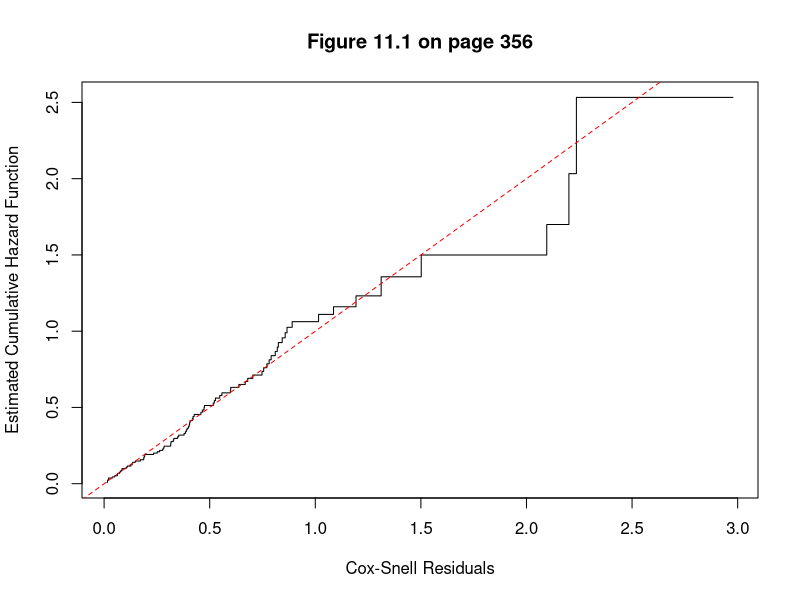
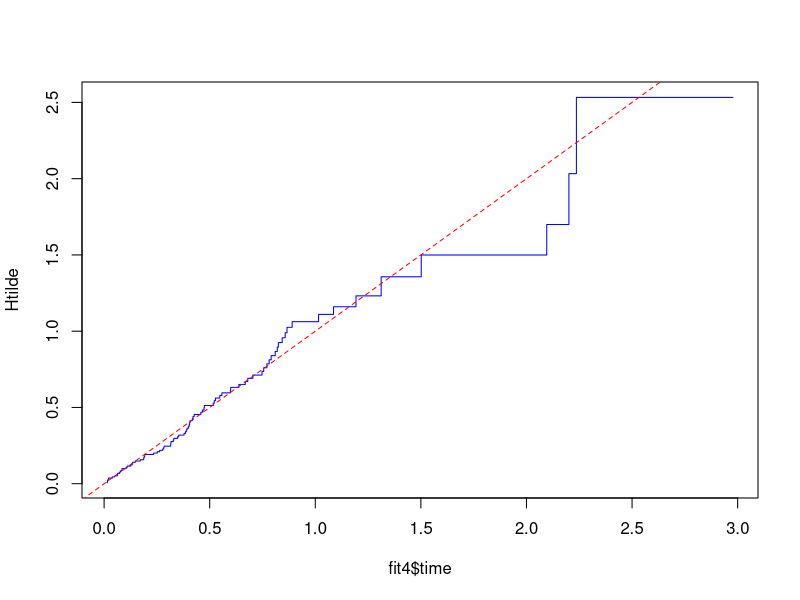
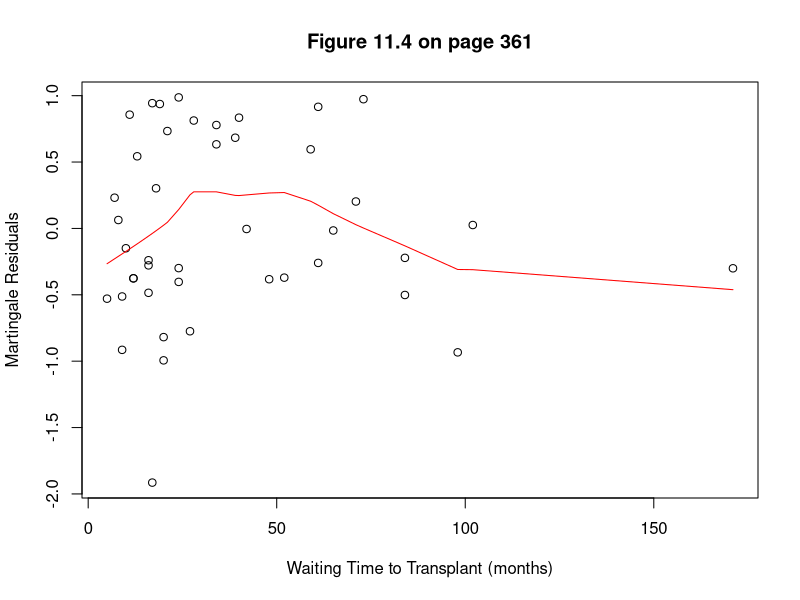
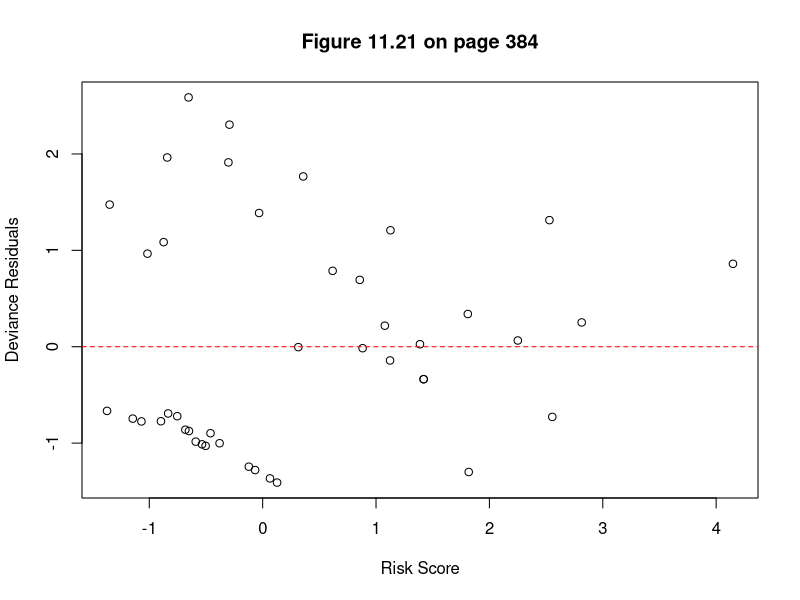
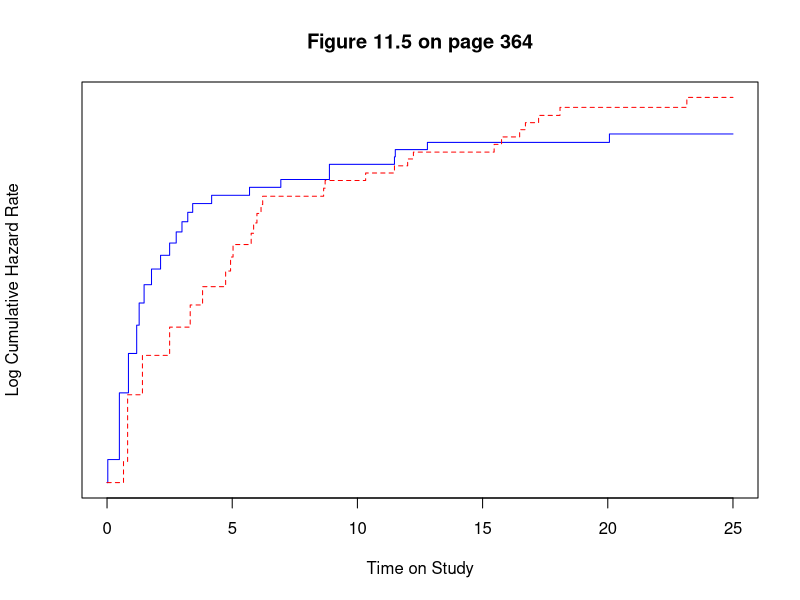

The R script that drew these images, in order:
######## Model Diagnostic #########
library(survival)
library(KMsurv)
data(package='KMsurv')

###### Cox-Snell Residuals ##########

## Example 11.1;
## Bone marrow transplant data described in section 1.3.

data(bmt)

attach(bmt)
z1 = z1 -28;
z2 = z2- 28;
z1xz2 = z1 * z2;
g1 = as.double( group== 1 );
g2 = as.double( group== 2 );
g3 = as.double( group== 3 );
z7c = z7 / 30 - 9;

## Figure 11.1 on page 356.
## First get the Cox-Snell residuals.;
## The default residuals of coxph in R are the martingale residuals.
## resid(fit1,type=c("martingale", "deviance", "score", "schoenfeld",
##                   "dfbeta", "dfbetas", "scaledsch","partial"))

fit1=coxph(Surv(t2,d3)~z1+z2+z1*z2+g2+g3+z7c+z8+z10,method='breslow')
coxsnellres=bmt$d3-resid(fit1,type="martingale")

## Then using NA method to estimate the cumulative hazard function for residuals;
fitres=survfit(coxph(Surv(coxsnellres,bmt$d3)~1,method='breslow'),type='aalen')
plot(fitres$time,-log(fitres$surv),type='s',xlab='Cox-Snell Residuals', 
     ylab='Estimated Cumulative Hazard Function',
     main='Figure 11.1 on page 356')
abline(0,1,col='red',lty=2)

## Alternatively, one may use
fit4=survfit(Surv(coxsnellres,bmt$d3)~1)
Htilde=cumsum(fit4$n.event/fit4$n.risk)
plot(fit4$time,Htilde,type='s',col='blue')
abline(0,1,col='red',lty=2)

# The overall model fits data reasonable well.

######### Martingale Residuals ######
## This could be used to determine the functional form of a covariate.


##  Example 11.2 Figure 11.4 on page 361.

data(hodg)
fit2=coxph(Surv(time,delta)~wtime+factor(dtype)+factor(gtype)+score,data=hodg,method='breslow')
resid(fit2,type='martingale')
plot(hodg$wtime, resid(fit2),
     xlab="Waiting Time to Transplant (months)", ylab="Martingale Residuals",
     main='Figure 11.4 on page 361')
lines(lowess(hodg$wtime, resid(fit2)),col='red')

# So the waiting time should enter the proportional hazards model nonlinearly.


##### Deviance Residuals ######
## This could be used to determine the functional form of a covariate.
## Example 11.2 Figure 11.21 on page 384.
plot(fit2$linear.predictor, resid(fit2,type='deviance'),
     xlab="Risk Score",ylab="Deviance Residuals",
     main='Figure 11.21 on page 384')
abline(0,0,lty=2,col='red')

## One may use pointer to identify the outliers in R
identify

##### Graphic Check for Proportional Hazards Assumption #####

## Example 11.3 figure 11.5 on page 364.
data(alloauto)
fit3=survfit(coxph(Surv(time,delta)~strata(factor(type)),data=alloauto,method='breslow'),type='aalen')
cloglog2=function(y){
  log(-log(y))
}
plot(fit3,fun='cumhaz',log='y',
     col=c('blue','red'),lty=c(1,2),xlim=c(0,25),yaxt='n',
     xlab='Time on Study',ylab='Log Cumulative Hazard Rate',
     main='Figure 11.5 on page 364')

